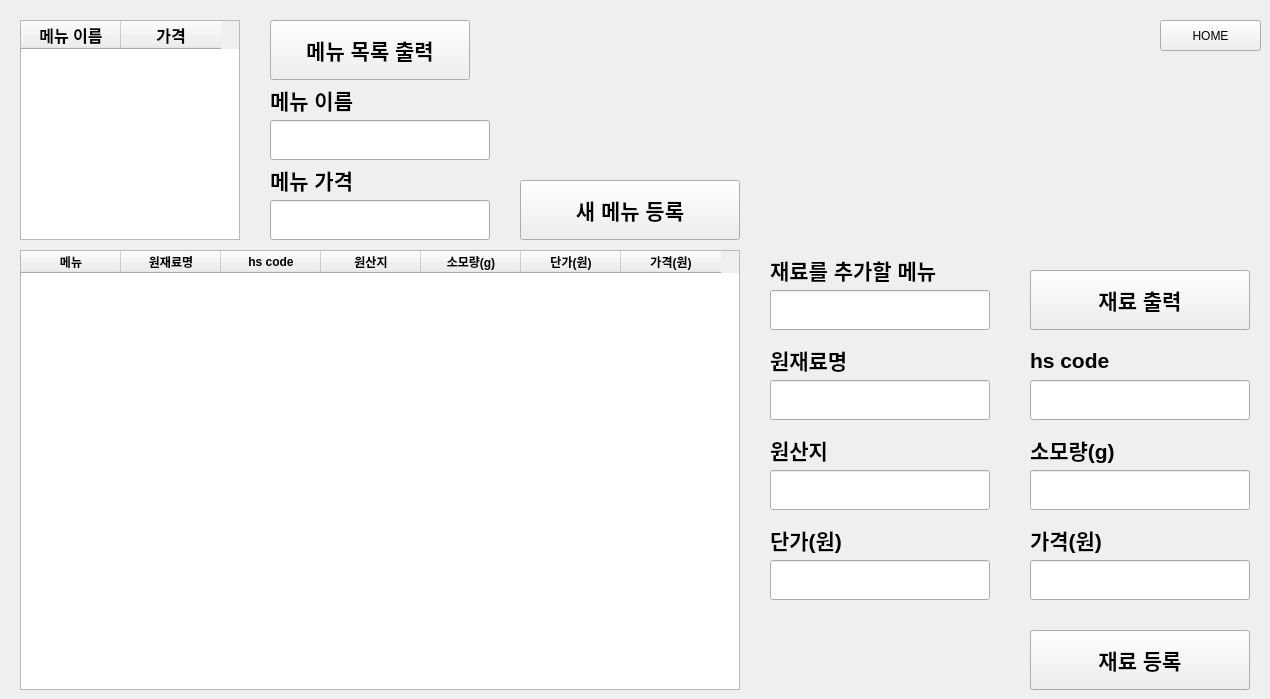
   <widget class="QWidget" name="page_7">
    <widget class="QLineEdit" name="stuffName">
     <property name="geometry">
      <rect>
       <x>770</x>
       <y>380</y>
       <width>220</width>
       <height>40</height>
      </rect>
     </property>
     <property name="font">
      <font>
       <pointsize>16</pointsize>
      </font>
     </property>
     <property name="text">
      <string/>
     </property>
    </widget>
    <widget class="QLabel" name="label_17">
     <property name="geometry">
      <rect>
       <x>270</x>
       <y>160</y>
       <width>220</width>
       <height>40</height>
      </rect>
     </property>
     <property name="font">
      <font>
       <pointsize>16</pointsize>
       <weight>75</weight>
       <bold>true</bold>
      </font>
     </property>
     <property name="text">
      <string>메뉴 가격</string>
     </property>
    </widget>
    <widget class="QLabel" name="label_18">
     <property name="geometry">
      <rect>
       <x>770</x>
       <y>340</y>
       <width>220</width>
       <height>40</height>
      </rect>
     </property>
     <property name="font">
      <font>
       <pointsize>16</pointsize>
       <weight>75</weight>
       <bold>true</bold>
      </font>
     </property>
     <property name="text">
      <string>원재료명</string>
     </property>
    </widget>
    <widget class="QLineEdit" name="hsCode">
     <property name="geometry">
      <rect>
       <x>1030</x>
       <y>380</y>
       <width>220</width>
       <height>40</height>
      </rect>
     </property>
     <property name="font">
      <font>
       <pointsize>16</pointsize>
      </font>
     </property>
     <property name="text">
      <string/>
     </property>
    </widget>
    <widget class="QLineEdit" name="stuffMenu">
     <property name="geometry">
      <rect>
       <x>770</x>
       <y>290</y>
       <width>220</width>
       <height>40</height>
      </rect>
     </property>
     <property name="font">
      <font>
       <pointsize>16</pointsize>
      </font>
     </property>
     <property name="text">
      <string/>
     </property>
    </widget>
    <widget class="QTableWidget" name="menu">
     <property name="geometry">
      <rect>
       <x>20</x>
       <y>20</y>
       <width>220</width>
       <height>220</height>
      </rect>
     </property>
     <property name="font">
      <font>
       <pointsize>12</pointsize>
       <weight>75</weight>
       <bold>true</bold>
      </font>
     </property>
     <property name="autoScrollMargin">
      <number>16</number>
     </property>
     <property name="iconSize">
      <size>
       <width>0</width>
       <height>0</height>
      </size>
     </property>
     <column>
      <property name="text">
       <string>메뉴 이름</string>
      </property>
     </column>
     <column>
      <property name="text">
       <string>가격</string>
      </property>
     </column>
    </widget>
    <widget class="QLabel" name="label_19">
     <property name="geometry">
      <rect>
       <x>1030</x>
       <y>430</y>
       <width>220</width>
       <height>40</height>
      </rect>
     </property>
     <property name="font">
      <font>
       <pointsize>16</pointsize>
       <weight>75</weight>
       <bold>true</bold>
      </font>
     </property>
     <property name="text">
      <string>소모량(g)</string>
     </property>
    </widget>
    <widget class="QLabel" name="label_20">
     <property name="geometry">
      <rect>
       <x>770</x>
       <y>520</y>
       <width>220</width>
       <height>40</height>
      </rect>
     </property>
     <property name="font">
      <font>
       <pointsize>16</pointsize>
       <weight>75</weight>
       <bold>true</bold>
      </font>
     </property>
     <property name="text">
      <string>단가(원)</string>
     </property>
    </widget>
    <widget class="QPushButton" name="addStuff">
     <property name="geometry">
      <rect>
       <x>1030</x>
       <y>630</y>
       <width>220</width>
       <height>60</height>
      </rect>
     </property>
     <property name="font">
      <font>
       <pointsize>16</pointsize>
       <weight>75</weight>
       <bold>true</bold>
      </font>
     </property>
     <property name="text">
      <string>재료 등록</string>
     </property>
    </widget>
    <widget class="QPushButton" name="printStuff">
     <property name="geometry">
      <rect>
       <x>1030</x>
       <y>270</y>
       <width>220</width>
       <height>60</height>
      </rect>
     </property>
     <property name="font">
      <font>
       <pointsize>16</pointsize>
       <weight>75</weight>
       <bold>true</bold>
      </font>
     </property>
     <property name="text">
      <string>재료 출력</string>
     </property>
    </widget>
    <widget class="QLineEdit" name="menuName">
     <property name="geometry">
      <rect>
       <x>270</x>
       <y>120</y>
       <width>220</width>
       <height>40</height>
      </rect>
     </property>
     <property name="font">
      <font>
       <pointsize>16</pointsize>
      </font>
     </property>
     <property name="text">
      <string/>
     </property>
    </widget>
    <widget class="QLineEdit" name="onePrice">
     <property name="geometry">
      <rect>
       <x>770</x>
       <y>560</y>
       <width>220</width>
       <height>40</height>
      </rect>
     </property>
     <property name="font">
      <font>
       <pointsize>16</pointsize>
      </font>
     </property>
    </widget>
    <widget class="QLabel" name="label_21">
     <property name="geometry">
      <rect>
       <x>270</x>
       <y>80</y>
       <width>220</width>
       <height>40</height>
      </rect>
     </property>
     <property name="font">
      <font>
       <pointsize>16</pointsize>
       <weight>75</weight>
       <bold>true</bold>
      </font>
     </property>
     <property name="text">
      <string>메뉴 이름</string>
     </property>
    </widget>
    <widget class="QLabel" name="label_22">
     <property name="geometry">
      <rect>
       <x>770</x>
       <y>250</y>
       <width>220</width>
       <height>40</height>
      </rect>
     </property>
     <property name="font">
      <font>
       <pointsize>16</pointsize>
       <weight>75</weight>
       <bold>true</bold>
      </font>
     </property>
     <property name="text">
      <string>재료를 추가할 메뉴</string>
     </property>
    </widget>
    <widget class="QLabel" name="label_23">
     <property name="geometry">
      <rect>
       <x>1030</x>
       <y>340</y>
       <width>220</width>
       <height>40</height>
      </rect>
     </property>
     <property name="font">
      <font>
       <pointsize>16</pointsize>
       <weight>75</weight>
       <bold>true</bold>
      </font>
     </property>
     <property name="text">
      <string>hs code</string>
     </property>
    </widget>
    <widget class="QLineEdit" name="allPrice">
     <property name="geometry">
      <rect>
       <x>1030</x>
       <y>560</y>
       <width>220</width>
       <height>40</height>
      </rect>
     </property>
     <property name="font">
      <font>
       <pointsize>16</pointsize>
      </font>
     </property>
    </widget>
    <widget class="QTableWidget" name="stuff">
     <property name="geometry">
      <rect>
       <x>20</x>
       <y>250</y>
       <width>720</width>
       <height>440</height>
      </rect>
     </property>
     <property name="font">
      <font>
       <pointsize>9</pointsize>
       <weight>75</weight>
       <bold>true</bold>
      </font>
     </property>
     <column>
      <property name="text">
       <string>메뉴</string>
      </property>
     </column>
     <column>
      <property name="text">
       <string>원재료명</string>
      </property>
     </column>
     <column>
      <property name="text">
       <string>hs code</string>
      </property>
     </column>
     <column>
      <property name="text">
       <string>원산지</string>
      </property>
     </column>
     <column>
      <property name="text">
       <string>소모량(g)</string>
      </property>
     </column>
     <column>
      <property name="text">
       <string>단가(원)</string>
      </property>
     </column>
     <column>
      <property name="text">
       <string>가격(원)</string>
      </property>
     </column>
    </widget>
    <widget class="QPushButton" name="addMenu">
     <property name="geometry">
      <rect>
       <x>520</x>
       <y>180</y>
       <width>220</width>
       <height>60</height>
      </rect>
     </property>
     <property name="font">
      <font>
       <pointsize>16</pointsize>
       <weight>75</weight>
       <bold>true</bold>
      </font>
     </property>
     <property name="text">
      <string>새 메뉴 등록</string>
     </property>
    </widget>
    <widget class="QLabel" name="label_24">
     <property name="geometry">
      <rect>
       <x>770</x>
       <y>430</y>
       <width>220</width>
       <height>40</height>
      </rect>
     </property>
     <property name="font">
      <font>
       <pointsize>16</pointsize>
       <weight>75</weight>
       <bold>true</bold>
      </font>
     </property>
     <property name="text">
      <string>원산지</string>
     </property>
    </widget>
    <widget class="QLineEdit" name="whereFrom">
     <property name="geometry">
      <rect>
       <x>770</x>
       <y>470</y>
       <width>220</width>
       <height>40</height>
      </rect>
     </property>
     <property name="font">
      <font>
       <pointsize>16</pointsize>
      </font>
     </property>
    </widget>
    <widget class="QPushButton" name="printMenu">
     <property name="geometry">
      <rect>
       <x>270</x>
       <y>20</y>
       <width>200</width>
       <height>60</height>
      </rect>
     </property>
     <property name="font">
      <font>
       <pointsize>16</pointsize>
       <weight>75</weight>
       <bold>true</bold>
      </font>
     </property>
     <property name="text">
      <string>메뉴 목록 출력</string>
     </property>
    </widget>
    <widget class="QLabel" name="label_25">
     <property name="geometry">
      <rect>
       <x>1030</x>
       <y>520</y>
       <width>220</width>
       <height>40</height>
      </rect>
     </property>
     <property name="font">
      <font>
       <pointsize>16</pointsize>
       <weight>75</weight>
       <bold>true</bold>
      </font>
     </property>
     <property name="text">
      <string>가격(원)</string>
     </property>
    </widget>
    <widget class="QLineEdit" name="menuPrice">
     <property name="geometry">
      <rect>
       <x>270</x>
       <y>200</y>
       <width>220</width>
       <height>40</height>
      </rect>
     </property>
     <property name="font">
      <font>
       <pointsize>16</pointsize>
      </font>
     </property>
     <property name="text">
      <string/>
     </property>
    </widget>
    <widget class="QLineEdit" name="heavy">
     <property name="geometry">
      <rect>
       <x>1030</x>
       <y>470</y>
       <width>220</width>
       <height>40</height>
      </rect>
     </property>
     <property name="font">
      <font>
       <pointsize>16</pointsize>
      </font>
     </property>
    </widget>
    <widget class="QPushButton" name="inquire_home_5">
     <property name="geometry">
      <rect>
       <x>1160</x>
       <y>20</y>
       <width>101</width>
       <height>31</height>
      </rect>
     </property>
     <property name="text">
      <string>HOME</string>
     </property>
    </widget>
   </widget>
